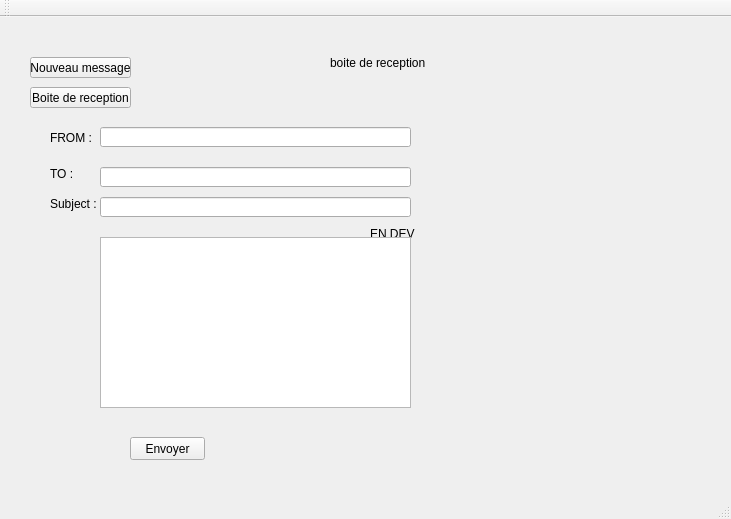
<?xml version="1.0" encoding="UTF-8"?>
<ui version="4.0">
 <class>mailboxClass</class>
 <widget class="QMainWindow" name="mailboxClass">
  <property name="geometry">
   <rect>
    <x>0</x>
    <y>0</y>
    <width>731</width>
    <height>519</height>
   </rect>
  </property>
  <property name="windowTitle">
   <string>mailbox</string>
  </property>
  <widget class="QWidget" name="centralWidget">
   <widget class="QPushButton" name="new_message">
    <property name="geometry">
     <rect>
      <x>30</x>
      <y>40</y>
      <width>101</width>
      <height>21</height>
     </rect>
    </property>
    <property name="text">
     <string>Nouveau message</string>
    </property>
   </widget>
   <widget class="QPushButton" name="mailbox">
    <property name="geometry">
     <rect>
      <x>30</x>
      <y>70</y>
      <width>101</width>
      <height>21</height>
     </rect>
    </property>
    <property name="text">
     <string>Boite de reception</string>
    </property>
   </widget>
   <widget class="QWidget" name="widget_mailbox" native="true">
    <property name="geometry">
     <rect>
      <x>160</x>
      <y>20</y>
      <width>531</width>
      <height>361</height>
     </rect>
    </property>
    <widget class="QLabel" name="label">
     <property name="geometry">
      <rect>
       <x>170</x>
       <y>10</y>
       <width>171</width>
       <height>31</height>
      </rect>
     </property>
     <property name="text">
      <string>boite de reception</string>
     </property>
    </widget>
    <widget class="QLabel" name="label_2">
     <property name="geometry">
      <rect>
       <x>210</x>
       <y>190</y>
       <width>46</width>
       <height>14</height>
      </rect>
     </property>
     <property name="text">
      <string>EN DEV</string>
     </property>
    </widget>
   </widget>
   <widget class="QWidget" name="widget_send_message" native="true">
    <property name="enabled">
     <bool>true</bool>
    </property>
    <property name="geometry">
     <rect>
      <x>10</x>
      <y>100</y>
      <width>441</width>
      <height>353</height>
     </rect>
    </property>
    <widget class="QLabel" name="label_from">
     <property name="geometry">
      <rect>
       <x>40</x>
       <y>10</y>
       <width>41</width>
       <height>21</height>
      </rect>
     </property>
     <property name="text">
      <string>FROM :</string>
     </property>
    </widget>
    <widget class="QLineEdit" name="lineEdit_from">
     <property name="geometry">
      <rect>
       <x>90</x>
       <y>10</y>
       <width>311</width>
       <height>20</height>
      </rect>
     </property>
    </widget>
    <widget class="QLineEdit" name="lineEdit_to">
     <property name="geometry">
      <rect>
       <x>90</x>
       <y>50</y>
       <width>311</width>
       <height>20</height>
      </rect>
     </property>
    </widget>
    <widget class="QLabel" name="label_to">
     <property name="geometry">
      <rect>
       <x>40</x>
       <y>50</y>
       <width>46</width>
       <height>14</height>
      </rect>
     </property>
     <property name="text">
      <string>TO :</string>
     </property>
    </widget>
    <widget class="QLabel" name="label_subject">
     <property name="geometry">
      <rect>
       <x>40</x>
       <y>80</y>
       <width>46</width>
       <height>14</height>
      </rect>
     </property>
     <property name="text">
      <string>Subject :</string>
     </property>
    </widget>
    <widget class="QLineEdit" name="lineEdit_subject">
     <property name="geometry">
      <rect>
       <x>90</x>
       <y>80</y>
       <width>311</width>
       <height>20</height>
      </rect>
     </property>
    </widget>
    <widget class="QPushButton" name="pushButton_send">
     <property name="geometry">
      <rect>
       <x>120</x>
       <y>320</y>
       <width>75</width>
       <height>23</height>
      </rect>
     </property>
     <property name="text">
      <string>Envoyer</string>
     </property>
    </widget>
    <widget class="QPlainTextEdit" name="content_message">
     <property name="geometry">
      <rect>
       <x>90</x>
       <y>120</y>
       <width>311</width>
       <height>171</height>
      </rect>
     </property>
    </widget>
   </widget>
  </widget>
  <widget class="QMenuBar" name="menuBar">
   <property name="geometry">
    <rect>
     <x>0</x>
     <y>0</y>
     <width>731</width>
     <height>21</height>
    </rect>
   </property>
  </widget>
  <widget class="QToolBar" name="mainToolBar">
   <attribute name="toolBarArea">
    <enum>TopToolBarArea</enum>
   </attribute>
   <attribute name="toolBarBreak">
    <bool>false</bool>
   </attribute>
  </widget>
  <widget class="QStatusBar" name="statusBar"/>
 </widget>
 <layoutdefault spacing="6" margin="11"/>
 <resources/>
 <connections/>
</ui>
